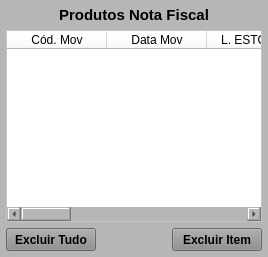
     <widget class="QWidget" name="widget_Cor3" native="true">
      <property name="minimumSize">
       <size>
        <width>0</width>
        <height>0</height>
       </size>
      </property>
      <property name="styleSheet">
       <string notr="true">background-color: rgb(182, 182, 182);</string>
      </property>
      <layout class="QVBoxLayout" name="verticalLayout_6" stretch="0,0,0">
       <property name="spacing">
        <number>6</number>
       </property>
       <property name="leftMargin">
        <number>6</number>
       </property>
       <property name="topMargin">
        <number>6</number>
       </property>
       <property name="rightMargin">
        <number>6</number>
       </property>
       <property name="bottomMargin">
        <number>6</number>
       </property>
       <item>
        <widget class="QLabel" name="label_9">
         <property name="maximumSize">
          <size>
           <width>16777215</width>
           <height>25</height>
          </size>
         </property>
         <property name="font">
          <font>
           <pointsize>11</pointsize>
           <weight>75</weight>
           <bold>true</bold>
          </font>
         </property>
         <property name="text">
          <string>Produtos Nota Fiscal</string>
         </property>
         <property name="alignment">
          <set>Qt::AlignCenter</set>
         </property>
        </widget>
       </item>
       <item>
        <widget class="QTableWidget" name="table_Produtos_NF">
         <property name="sizePolicy">
          <sizepolicy hsizetype="Preferred" vsizetype="Preferred">
           <horstretch>0</horstretch>
           <verstretch>0</verstretch>
          </sizepolicy>
         </property>
         <property name="styleSheet">
          <string notr="true">background-color: rgb(255, 255, 255);</string>
         </property>
         <column>
          <property name="text">
           <string>Cód. Mov</string>
          </property>
         </column>
         <column>
          <property name="text">
           <string>Data Mov</string>
          </property>
         </column>
         <column>
          <property name="text">
           <string>L. ESTOQUE</string>
          </property>
         </column>
         <column>
          <property name="text">
           <string>CÓDIGO</string>
          </property>
         </column>
         <column>
          <property name="text">
           <string>DESCRIÇÃO</string>
          </property>
         </column>
         <column>
          <property name="text">
           <string>REFERÊNCIA</string>
          </property>
         </column>
         <column>
          <property name="text">
           <string>UM</string>
          </property>
         </column>
         <column>
          <property name="text">
           <string>QTDE</string>
          </property>
         </column>
         <column>
          <property name="text">
           <string>LOCALIZAÇÃO</string>
          </property>
         </column>
        </widget>
       </item>
       <item>
        <widget class="QWidget" name="widget" native="true">
         <property name="minimumSize">
          <size>
           <width>0</width>
           <height>23</height>
          </size>
         </property>
         <property name="maximumSize">
          <size>
           <width>16777215</width>
           <height>23</height>
          </size>
         </property>
         <layout class="QHBoxLayout" name="horizontalLayout_8">
          <property name="leftMargin">
           <number>0</number>
          </property>
          <property name="topMargin">
           <number>0</number>
          </property>
          <property name="rightMargin">
           <number>0</number>
          </property>
          <property name="bottomMargin">
           <number>0</number>
          </property>
          <item>
           <widget class="QPushButton" name="btn_ExcluirTudo">
            <property name="sizePolicy">
             <sizepolicy hsizetype="Fixed" vsizetype="Preferred">
              <horstretch>0</horstretch>
              <verstretch>0</verstretch>
             </sizepolicy>
            </property>
            <property name="minimumSize">
             <size>
              <width>90</width>
              <height>0</height>
             </size>
            </property>
            <property name="maximumSize">
             <size>
              <width>90</width>
              <height>16777215</height>
             </size>
            </property>
            <property name="font">
             <font>
              <pointsize>9</pointsize>
              <weight>75</weight>
              <bold>true</bold>
             </font>
            </property>
            <property name="cursor">
             <cursorShape>PointingHandCursor</cursorShape>
            </property>
            <property name="layoutDirection">
             <enum>Qt::LeftToRight</enum>
            </property>
            <property name="autoFillBackground">
             <bool>false</bool>
            </property>
            <property name="styleSheet">
             <string notr="true">background-color: rgb(141, 141, 141);</string>
            </property>
            <property name="text">
             <string>Excluir Tudo</string>
            </property>
            <property name="checkable">
             <bool>false</bool>
            </property>
            <property name="autoDefault">
             <bool>false</bool>
            </property>
            <property name="default">
             <bool>false</bool>
            </property>
            <property name="flat">
             <bool>false</bool>
            </property>
           </widget>
          </item>
          <item>
           <widget class="QLabel" name="label_33">
            <property name="text">
             <string/>
            </property>
           </widget>
          </item>
          <item>
           <widget class="QPushButton" name="btn_ExcluirItem">
            <property name="sizePolicy">
             <sizepolicy hsizetype="Fixed" vsizetype="Preferred">
              <horstretch>0</horstretch>
              <verstretch>0</verstretch>
             </sizepolicy>
            </property>
            <property name="minimumSize">
             <size>
              <width>90</width>
              <height>0</height>
             </size>
            </property>
            <property name="maximumSize">
             <size>
              <width>90</width>
              <height>16777215</height>
             </size>
            </property>
            <property name="font">
             <font>
              <pointsize>9</pointsize>
              <weight>75</weight>
              <bold>true</bold>
             </font>
            </property>
            <property name="cursor">
             <cursorShape>PointingHandCursor</cursorShape>
            </property>
            <property name="layoutDirection">
             <enum>Qt::LeftToRight</enum>
            </property>
            <property name="autoFillBackground">
             <bool>false</bool>
            </property>
            <property name="styleSheet">
             <string notr="true">background-color: rgb(141, 141, 141);</string>
            </property>
            <property name="text">
             <string>Excluir Item</string>
            </property>
            <property name="checkable">
             <bool>false</bool>
            </property>
            <property name="autoDefault">
             <bool>false</bool>
            </property>
            <property name="default">
             <bool>false</bool>
            </property>
            <property name="flat">
             <bool>false</bool>
            </property>
           </widget>
          </item>
         </layout>
        </widget>
       </item>
      </layout>
     </widget>
